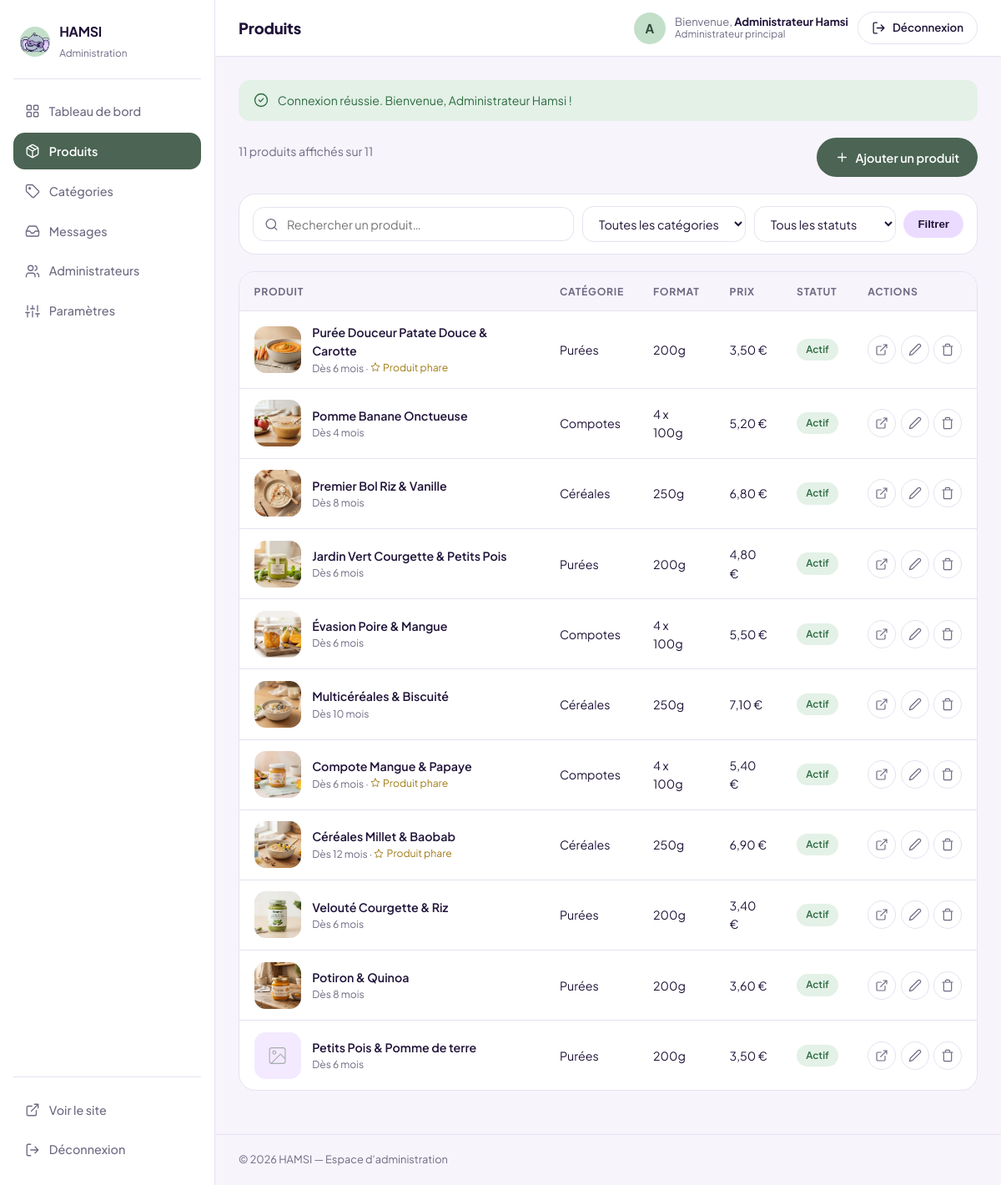
Page /admin/produits.php (signed in) on the committed database.
### tables this page shows
CREATE TABLE `products` (
  `id`                INT UNSIGNED NOT NULL AUTO_INCREMENT,
  `category_id`       INT UNSIGNED NULL DEFAULT NULL,
  `name`              VARCHAR(150) NOT NULL,
  `slug`              VARCHAR(170) NOT NULL,
  `short_description` VARCHAR(255) NOT NULL DEFAULT '',
  `description`       TEXT NULL,
  `age_label`         VARCHAR(50)  NOT NULL DEFAULT '' COMMENT 'Ex : Dès 6 mois',
  `format`            VARCHAR(50)  NOT NULL DEFAULT '' COMMENT 'Ex : 200g, 4 x 100g',
  `price`             DECIMAL(10,2) NULL DEFAULT NULL,
  `image`             VARCHAR(255) NULL DEFAULT NULL COMMENT 'Chemin relatif : uploads/products/...',
  `ingredients`       TEXT NULL COMMENT 'Un ingrédient par ligne : Nom | Détail',
  `nutrition_info`    TEXT NULL,
  `format_info`       TEXT NULL,
  `tasting_tips`      TEXT NULL,
  `is_featured`       TINYINT(1) NOT NULL DEFAULT 0 COMMENT 'Affiché dans « Produits phares »',
  `status`            ENUM('actif','inactif') NOT NULL DEFAULT 'actif',
  `sort_order`        INT NOT NULL DEFAULT 0,
  `created_at`        DATETIME NOT NULL DEFAULT CURRENT_TIMESTAMP,
  `updated_at`        DATETIME NOT NULL DEFAULT CURRENT_TIMESTAMP ON UPDATE CURRENT_TIMESTAMP,
  PRIMARY KEY (`id`),
  UNIQUE KEY `uq_product_slug` (`slug`),
  KEY `idx_product_category` (`category_id`),
  KEY `idx_product_status_order` (`status`, `sort_order`),
  KEY `idx_product_featured` (`is_featured`, `status`),
  CONSTRAINT `fk_products_category`
    FOREIGN KEY (`category_id`) REFERENCES `categories` (`id`)
    ON DELETE SET NULL ON UPDATE CASCADE
);

CREATE TABLE `categories` (
  `id`          INT UNSIGNED NOT NULL AUTO_INCREMENT,
  `name`        VARCHAR(100) NOT NULL COMMENT 'Nom affiché dans les filtres (ex : Purées)',
  `slug`        VARCHAR(120) NOT NULL,
  `label`       VARCHAR(100) NOT NULL DEFAULT '' COMMENT 'Libellé affiché sur les cartes (ex : Purée bio)',
  `description` TEXT NULL,
  `sort_order`  INT NOT NULL DEFAULT 0,
  `created_at`  DATETIME NOT NULL DEFAULT CURRENT_TIMESTAMP,
  `updated_at`  DATETIME NOT NULL DEFAULT CURRENT_TIMESTAMP ON UPDATE CURRENT_TIMESTAMP,
  PRIMARY KEY (`id`),
  UNIQUE KEY `uq_category_slug` (`slug`),
  KEY `idx_category_order` (`sort_order`)
);

### includes/functions.php (called while the page is built, shortened)
<?php
function e(mixed $value): string
{
    return htmlspecialchars((string) ($value ?? ''), ENT_QUOTES | ENT_SUBSTITUTE, 'UTF-8');
}
function url(string $path = ''): string
{
    return ROOT_PREFIX . ltrim($path, '/');
}
function media_url(?string $path, string $fallback = 'assets/images/placeholder.svg'): string
{
    $path = (string) $path;
    if ($path !== '' && !str_contains($path, '..') && is_file(BASE_PATH . '/' . $path)) {
        return url($path);
    }
    return url($fallback);
}
function default_settings(): array
{
    return [
        'site_name'        => 'HAMSI',
        'site_tagline'     => 'Hamsi est la marque africaine qui révolutionne le babyfood en Afrique.',
        'logo'             => 'assets/images/logo-icon.png',
        'color_primary'    => '#4B6453',
        'color_secondary'  => '#C3DFC9',
        'color_button'     => '#4B6453',
        'color_text'       => '#201439',
        'color_background' => '#FEF7FF',
        'color_surface'    => '#F4EAFF',
        'contact_phone'    => '',
        'contact_phone_2'  => '',
        'contact_email'    => '',
        'contact_address'  => '',
        'contact_hours'    => '',
        'website'          => '',
        'whatsapp_number'  => '',
        'whatsapp_message' => 'Bonjour Hamsi, j\'aimerais avoir des informations sur vos produits.',
        'currency'         => '€',
    ];
}
function settings(bool $refresh = false): array
{
    static $cache = null;
    if ($cache === null || $refresh) {
        $cache = default_settings();
        $rows = db()->query('SELECT setting_key, setting_value FROM site_settings')->fetchAll();
        foreach ($rows as $row) {
            $cache[$row['setting_key']] = (string) $row['setting_value'];
        }
    }
    return $cache;
}
function setting(string $key, string $default = ''): string
{
    $all = settings();
    return isset($all[$key]) && $all[$key] !== '' ? $all[$key] : $default;
}
function format_price(mixed $price): string
{
    return number_format((float) $price, 2, ',', ' ') . ' ' . setting('currency', '€');
}

### config/database.php (called while the page is built, shortened)
<?php
function db(): PDO
{
    static $pdo = null;
    if ($pdo === null) {
        $dsn = sprintf('mysql:host=%s;port=%s;dbname=%s;charset=%s', DB_HOST, DB_PORT, DB_NAME, DB_CHARSET);
        try {
            $pdo = new PDO($dsn, DB_USER, DB_PASS, [
                PDO::ATTR_ERRMODE            => PDO::ERRMODE_EXCEPTION,
                PDO::ATTR_DEFAULT_FETCH_MODE => PDO::FETCH_ASSOC,
                PDO::ATTR_EMULATE_PREPARES   => false,
            ]);
        } catch (PDOException $e) {
            error_log('[HAMSI] Connexion MySQL impossible : ' . $e->getMessage());
            http_response_code(500);
            $detail = APP_DEBUG ? '<pre>' . htmlspecialchars($e->getMessage(), ENT_QUOTES, 'UTF-8') . '</pre>' : '';
            exit('<!DOCTYPE html><html lang="fr"><meta charset="utf-8"><title>Erreur de connexion</title>'
                . '<body style="font-family:system-ui,sans-serif;max-width:640px;margin:80px auto;padding:0 24px;color:#201439">'
                . '<h1 style="font-size:1.5rem">Connexion à la base de données impossible</h1>'
                . '<p>Vérifiez que MySQL est démarré, que la base <strong>' . DB_NAME . '</strong> a été importée '
                . '(fichier <code>database/database.sql</code>) et que les identifiants de <code>config/database.php</code> sont corrects.</p>'
                . $detail . '</body></html>');
        }
    }
    return $pdo;
}

### admin/includes/auth.php (called while the page is built)
<?php
require_once __DIR__ . '/init.php';
require_login();

### admin/produits.php (the view, shortened to what this page needs)
<?php
require __DIR__ . '/includes/auth.php';
$q = isset($_GET['q']) && is_string($_GET['q']) ? trim(mb_substr($_GET['q'], 0, 100)) : '';
$where = [];
$params = [];
$sql = 'SELECT p.id, p.name, p.slug, p.image, p.price, p.format, p.age_label, p.status, p.is_featured, p.sort_order, c.name AS category_name
        FROM products p LEFT JOIN categories c ON c.id = p.category_id'
    . ($where ? ' WHERE ' . implode(' AND ', $where) : '')
    . ' ORDER BY p.sort_order ASC, p.id ASC';
$stmt = db()->prepare($sql);
$stmt->execute($params);
$products = $stmt->fetchAll();
$total = (int) db()->query('SELECT COUNT(*) FROM products')->fetchColumn();
$adminTitle = 'Produits';
require __DIR__ . '/includes/header.php';
?>
<div class="page-actions">
    <p class="text-muted"><?= count($products) ?> produit<?= count($products) > 1 ? 's' : '' ?> affiché<?= count($products) > 1 ? 's' : '' ?> sur <?= $total ?></p>
    <a class="btn btn--primary" href="produit-ajouter.php"><?= icon('plus') ?> Ajouter un produit</a>
</div>
<form class="filters" method="get" action="produits.php" role="search">
    <div class="filters__search">
        <input id="q" type="search" name="q" value="<?= e($q) ?>" placeholder="Rechercher un produit…">
    </div>
    <select id="f-cat" name="categorie">
        <option value="">Toutes les catégories</option>
    </select>
    <select id="f-statut" name="statut">
        <option value="">Tous les statuts</option>
    </select>
    <button class="btn btn--soft btn--sm" type="submit">Filtrer</button>
</form>
<?php if ($products): ?>
<div class="table-wrap">
    <table class="table">
        <thead>
            <tr>
                <th scope="col">Produit</th>
                <th scope="col">Catégorie</th>
                <th scope="col">Format</th>
                <th scope="col">Prix</th>
                <th scope="col">Statut</th>
                <th scope="col" class="t-right">Actions</th>
            </tr>
        </thead>
        <tbody>
        <?php foreach ($products as $p): ?>
            <tr>
                <td data-label="Produit">
                    <div class="cell-product">
                        <img class="thumb" src="<?= e(media_url($p['image'])) ?>" alt="" width="56" height="56" loading="lazy">
                        <div>
                            <a class="cell-product__name" href="produit-modifier.php?id=<?= (int) $p['id'] ?>"><?= e($p['name']) ?></a>
                            <small><?= e($p['age_label']) ?><?php if ((int) $p['is_featured'] === 1): ?> · <span class="featured-flag"><?= icon('star') ?> Produit phare</span><?php endif; ?></small>
                        </div>
                    </div>
                </td>
                <td data-label="Catégorie"><?= e($p['category_name'] ?? '—') ?></td>
                <td data-label="Format"><?= e($p['format'] !== '' ? $p['format'] : '—') ?></td>
                <td data-label="Prix"><?= e($p['price'] !== null ? format_price($p['price']) : '—') ?></td>
                <td data-label="Statut"><span class="status status--<?= e($p['status']) ?>"><?= $p['status'] === 'actif' ? 'Actif' : 'Inactif' ?></span></td>
                <td class="t-right">
                    <div class="row-actions">
                        <?php if ($p['status'] === 'actif'): ?>
                            <a class="icon-action" href="../produit.php?slug=<?= e(rawurlencode($p['slug'])) ?>" target="_blank" rel="noopener" aria-label="Voir <?= e($p['name']) ?> sur le site" title="Voir sur le site"><?= icon('external') ?></a>
                        <?php endif; ?>
                        <a class="icon-action" href="produit-modifier.php?id=<?= (int) $p['id'] ?>" aria-label="Modifier <?= e($p['name']) ?>" title="Modifier"><?= icon('edit') ?></a>
                        <form method="post" action="produit-supprimer.php" data-confirm="Supprimer définitivement le produit « <?= e($p['name']) ?> » et son image ?">
                            <button class="icon-action icon-action--danger" type="submit" aria-label="Supprimer <?= e($p['name']) ?>" title="Supprimer"><?= icon('trash') ?></button>
                        </form>
                    </div>
                </td>
            </tr>
        <?php endforeach; ?>
        </tbody>
    </table>
</div>
<?php endif; ?>
<?php require __DIR__ . '/includes/footer.php'; ?>

### includes/icons.php (shortened to what this page needs)
<?php
function icon(string $name, string $class = ''): string
{
    $svg = $paths[$name] ?? $paths['info'];
    $cls = 'icon' . ($class !== '' ? ' ' . $class : '');
    return '<svg class="' . $cls . '" viewBox="0 0 24 24" fill="none" stroke="currentColor" stroke-width="1.8" '
        . 'stroke-linecap="round" stroke-linejoin="round" aria-hidden="true" focusable="false">' . $svg . '</svg>';
}

### admin/includes/navbar.php (shortened to what this page needs)
<?php
$me = current_admin();
?>
<header class="topbar">
    <h1 class="topbar__title"><?= e($adminTitle) ?></h1>
    <div class="topbar__user">
        <span class="topbar__avatar" aria-hidden="true"><?= e(mb_strtoupper(mb_substr($me['name'], 0, 1))) ?></span>
        <span class="topbar__hello">
            Bienvenue, <strong><?= e($me['name']) ?></strong>
            <small><?= $me['role'] === 'super_admin' ? 'Administrateur principal' : 'Administrateur' ?></small>
        </span>
        <a class="btn btn--ghost btn--sm topbar__logout" href="deconnexion.php"><?= icon('logout') ?><span>Déconnexion</span></a>
    </div>
</header>

### rows in the picture
products: image (picture), name "Purée Douceur Patate Douce & Carotte", age_label "Dès 6 mois", category.name "Purées", format "200g", price "3,50 €", status "Actif"
products: image (picture), name "Pomme Banane Onctueuse", age_label "Dès 4 mois", category.name "Compotes", format "4 x 100g", price "5,20 €", status "Actif"
products: image (picture), name "Premier Bol Riz & Vanille", age_label "Dès 8 mois", category.name "Céréales", format "250g", price "6,80 €", status "Actif"
products: image (picture), name "Jardin Vert Courgette & Petits Pois", age_label "Dès 6 mois", category.name "Purées", format "200g", price "4,80 €", status "Actif"
products: image (picture), name "Évasion Poire & Mangue", age_label "Dès 6 mois", category.name "Compotes", format "4 x 100g", price "5,50 €", status "Actif"
products: image (picture), name "Multicéréales & Biscuité", age_label "Dès 10 mois", category.name "Céréales", format "250g", price "7,10 €", status "Actif"
products: image (picture), name "Compote Mangue & Papaye", age_label "Dès 6 mois", category.name "Compotes", format "4 x 100g", price "5,40 €", status "Actif"
products: image (picture), name "Céréales Millet & Baobab", age_label "Dès 12 mois", category.name "Céréales", format "250g", price "6,90 €", status "Actif"
products: image (picture), name "Velouté Courgette & Riz", age_label "Dès 6 mois", category.name "Purées", format "200g", price "3,40 €", status "Actif"
products: image (picture), name "Potiron & Quinoa", age_label "Dès 8 mois", category.name "Purées", format "200g", price "3,60 €", status "Actif"
products: shows a picture, name "Petits Pois & Pomme de terre", age_label "Dès 6 mois", category.name "Purées", format "200g", price "3,50 €", status "Actif"

### other values in the picture
setting('site_name', 'HAMSI') "HAMSI"
$label "Tableau de bord"
$label "Produits"
$label "Catégories"
$label "Messages"
$label "Administrateurs"
$label "Paramètres"
$adminTitle "Produits"
mb_strtoupper(mb_substr($me['name'], 0, 1)) "A"
$me['name'] "Administrateur Hamsi"
$f['message'] "Connexion réussie. Bienvenue, Administrateur Hamsi !"
count($products) "11"
$total "11"
